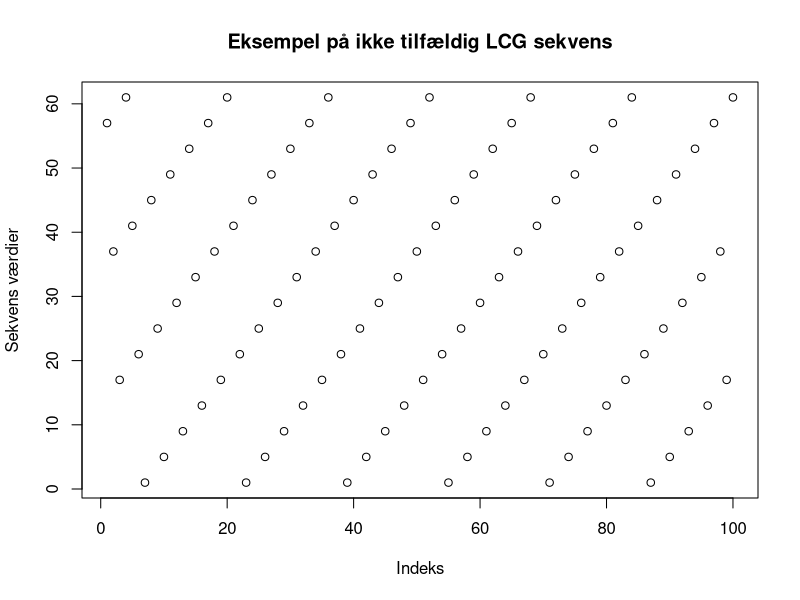
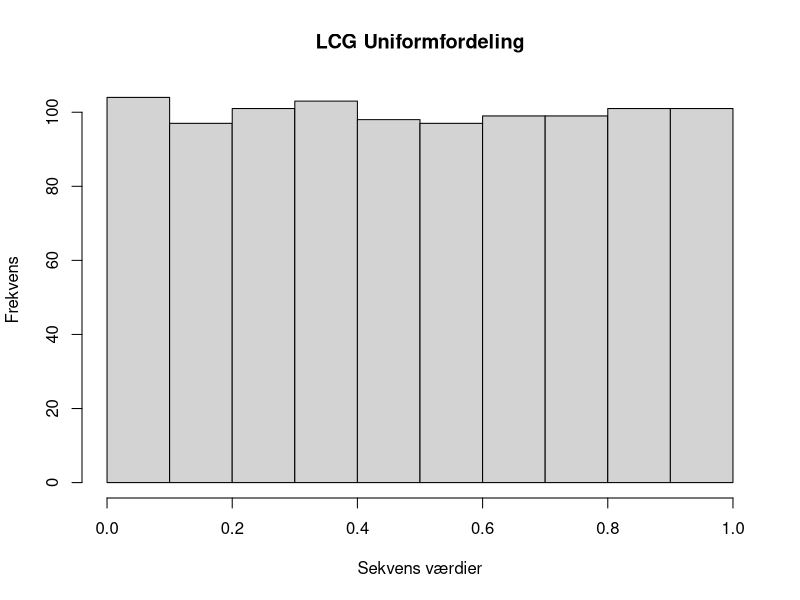
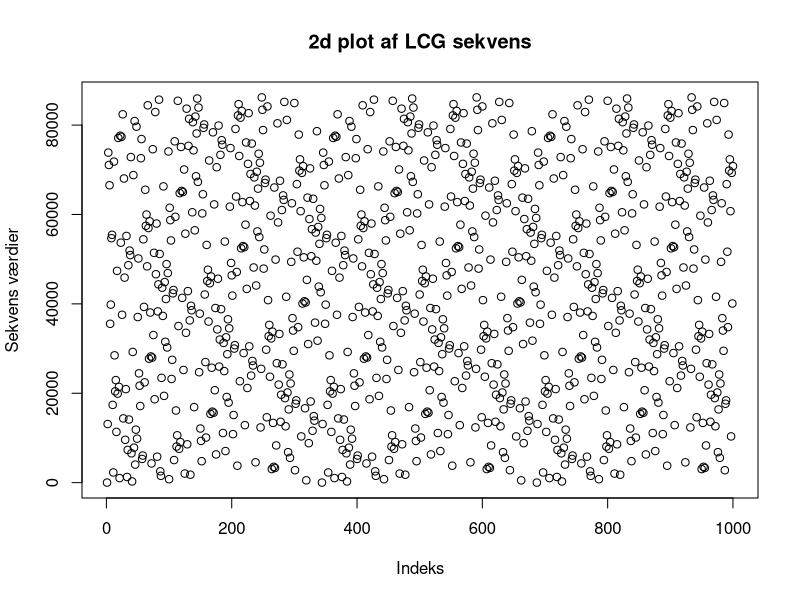
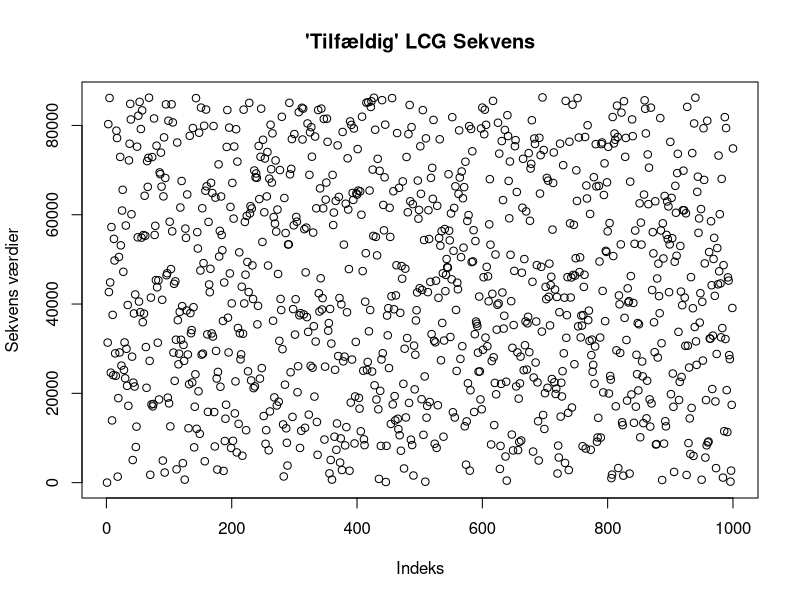
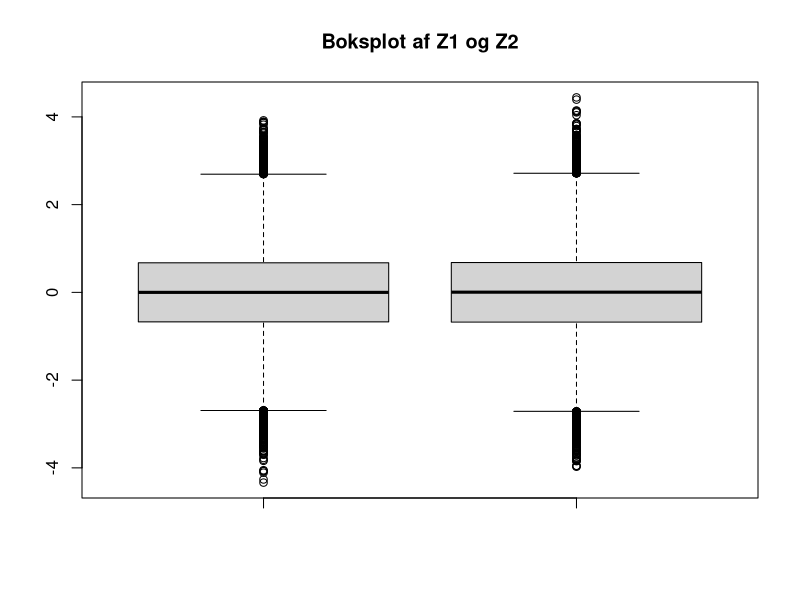
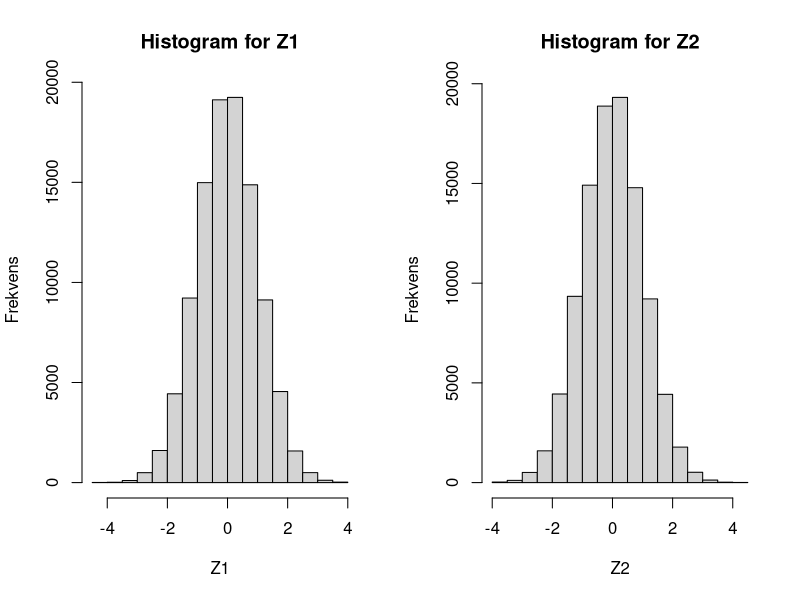
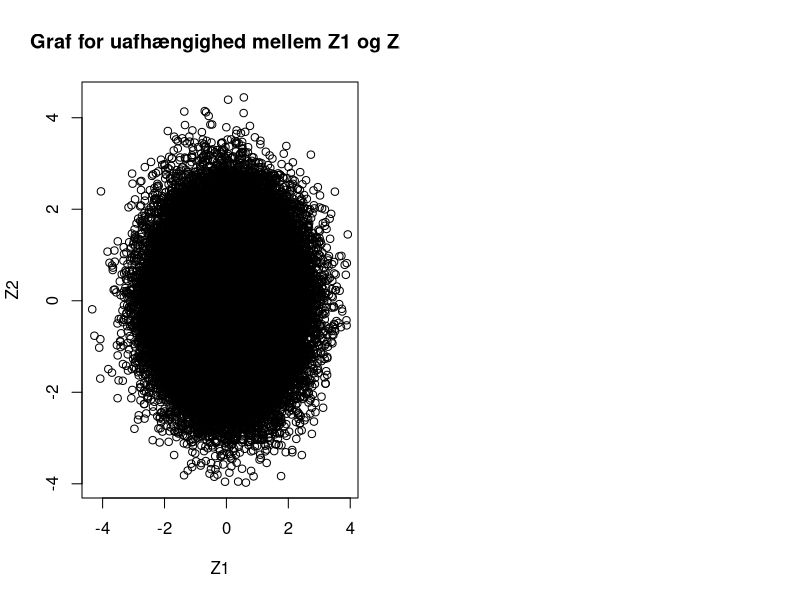

Write R code to recreate these figures, in order.
## ---- chunk 1
modulus <- 64
a <- 33
c <- 12 
seed <- 57 
m <- 100
r <- numeric(m)
r[1] <- seed

for (i in 1: (m-1))
{
  r[i +1] <- (a * r[i] + c) %% modulus
}

r
## ---- chunk 2
#hist(r)
#hist((r)/modulus)
plot(r, main = "Eksempel på ikke tilfældig LCG sekvens", xlab = "Indeks", ylab = "Sekvens værdier" )
## ---- chunk 3
modulus <- 86436
a <- 1093
c <- 0
seed <- 12 
m <- 1000
r1 <- numeric(m)
r1[1] <- seed

for (i in 1: (m-1))
{
  r1[i +1] <- (a * r1[i] + c) %% modulus
}

#r1
## ---- chunk 4
#hist(r1)
hist((r1 + 0.05)/modulus, main = "LCG Uniformfordeling", xlab = "Sekvens værdier", ylab = "Frekvens")
plot(r1, main = "2d plot af LCG sekvens", xlab = "Indeks", ylab = "Sekvens værdier")
## ---- chunk 5
modulus <- 86436
a <- 1093
c <- 18257
seed <- 12 
m <- 1000
r2 <- numeric(m)
r2[1] <- seed

for (i in 1: (m-1))
{
  r2[i +1] <- (a * r2[i] + c) %% modulus
}

#r2
## ---- chunk 6
#hist(r2)
#hist((r2 + 0.05)/modulus)
plot(r2, main = "'Tilfældig' LCG Sekvens", xlab = "Indeks", ylab = "Sekvens værdier")
## ---- chunk 7
set.seed(2000)
U1 <- runif(100000, 0, 1)
U2 <- runif(100000, 0, 1)
## ---- chunk 8
Z1 <- sqrt(-2*log(U1))*cos(2*pi*U2)
Z2 <- sqrt(-2*log(U1))*sin(2*pi*U2)
## ---- chunk 9
boxplot(Z1, Z2, main = "Boksplot af Z1 og Z2")
## ---- chunk 10
mean_Z1 <- mean(Z1)
median_Z1 <- median(Z1)

mean_Z2 <- mean(Z2)
median_Z2 <- median(Z2)
## ---- chunk 11
OutVals1 = boxplot(Z1, plot = FALSE)$out
outliers_Z1 <- length(which(Z1 %in% OutVals1))

OutVals2 = boxplot(Z2, plot = FALSE)$out
outliers_Z2 <- length(which(Z2 %in% OutVals2))

outliers_andel_Z1 <- outliers_Z1/length(Z1)
outliers_andel_Z2 <- outliers_Z2/length(Z2)
## ---- chunk 12
par(mfrow = c(1,2))
hist(Z1, main = "Histogram for Z1", ylab = "Frekvens")
hist(Z2, main = "Histogram for Z2", ylab = "Frekvens")
## ---- chunk 13
plot(Z2 ~ Z1, main = "Graf for uafhængighed mellem Z1 og Z2")
